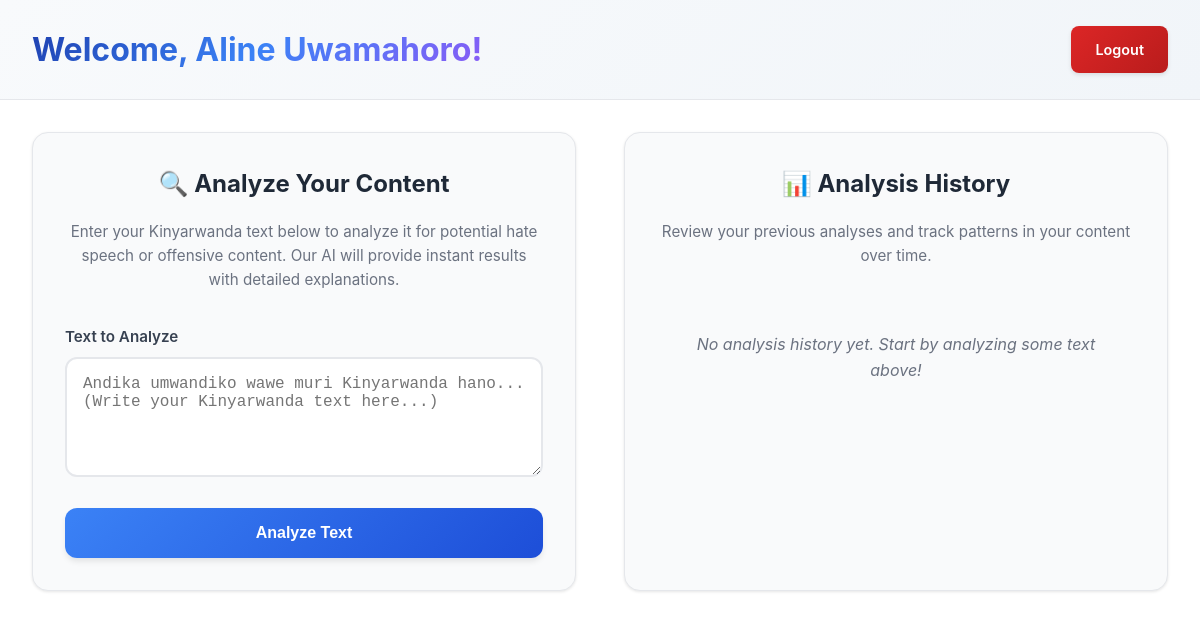
Page /dashboard (signed in) on the earlier database version.
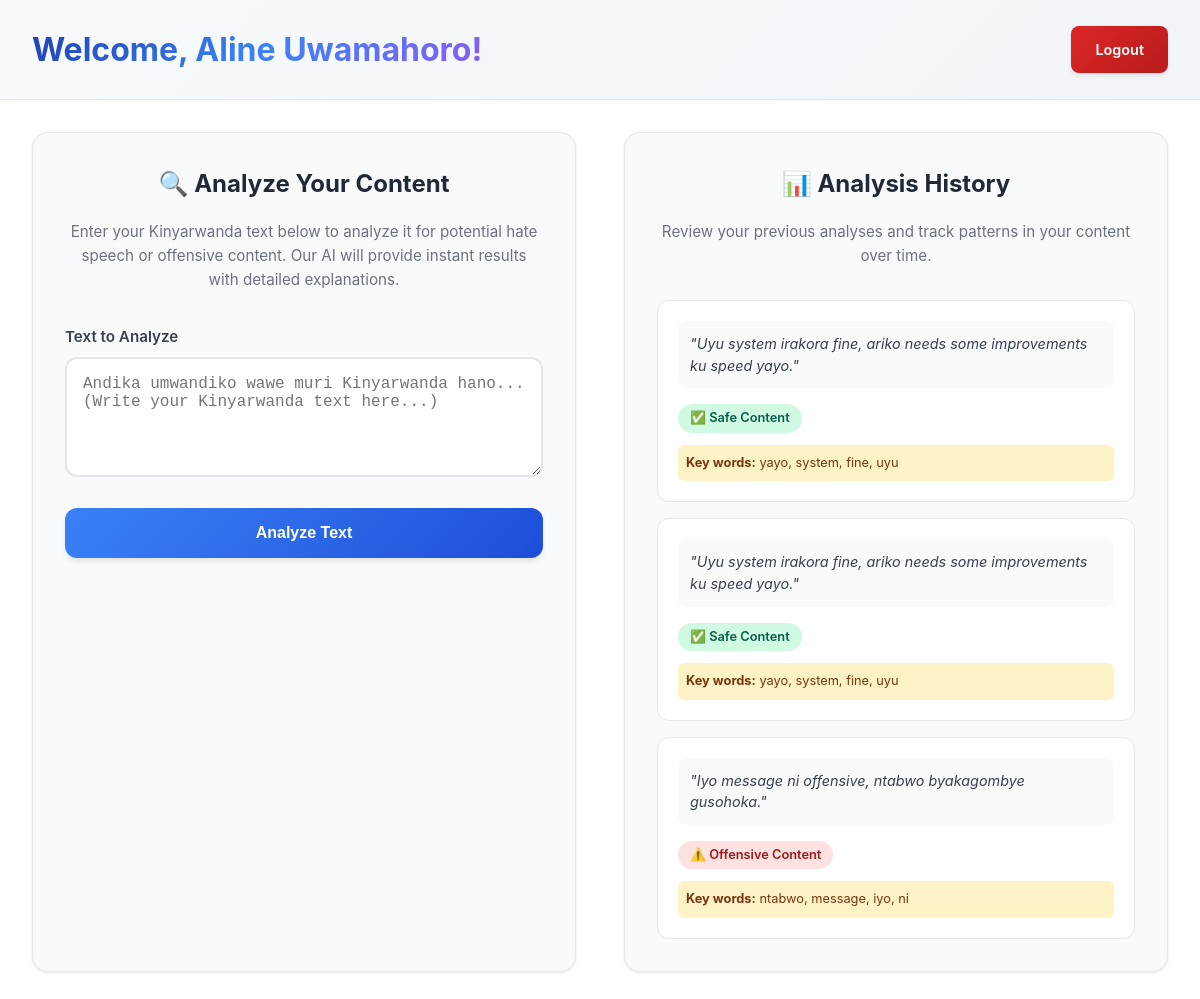
Same page on the later database version.
### app.py (models this page shows)
class User(UserMixin, db.Model):
    id = db.Column(db.Integer, primary_key=True)
    full_name = db.Column(db.String(100), nullable=False)
    username = db.Column(db.String(100), unique=True, nullable=False)
    email = db.Column(db.String(120), unique=True, nullable=False)
    password_hash = db.Column(db.String(200), nullable=False)
    is_verified = db.Column(db.Boolean, default=False)
    verification_code = db.Column(db.String(10), nullable=True)
    role = db.Column(db.String(20), default="user")

class AnalysisHistory(db.Model):
    id = db.Column(db.Integer, primary_key=True)
    user_id = db.Column(db.Integer, db.ForeignKey('user.id'))
    tweet_text = db.Column(db.Text, nullable=False)
    predicted_label = db.Column(db.String(50))
    explanation_words = db.Column(db.String(300))
    timestamp = db.Column(db.DateTime, default=datetime.utcnow)

### app.py (the view, shortened to what this page needs)
@app.route('/dashboard', methods=['GET', 'POST'])
@login_required
def dashboard():
    if current_user.role != "user":
        return redirect(url_for('moderator_dashboard'))
    result, explanation_words, raw_text = None, [], ""
    history = AnalysisHistory.query.filter_by(user_id=current_user.id).order_by(AnalysisHistory.timestamp.desc()).all()
    return render_template("dashboard.html", result=result, text=raw_text, explanation=explanation_words, history=history)

### app.py (called while the page is built)
@login_manager.user_loader
def load_user(user_id):
    return db.session.get(User, int(user_id))

@app.before_request
def rate_limit():
    if current_user.is_authenticated:
        uid = current_user.id
        now = time.time()
        window = 60
        max_requests = 10
        timestamps = user_last_requests.get(uid, [])
        timestamps = [t for t in timestamps if now - t < window]
        if len(timestamps) >= max_requests:
            abort(429, description="Rate limit exceeded. Try again shortly.")
        timestamps.append(now)
        user_last_requests[uid] = timestamps

### templates/dashboard.html (shortened to what this page needs)
<!DOCTYPE html>
<html lang="en">
<head>
</head>
<body>
  <div class="header">
    <div class="container">
      <div class="header-content">
        <h1 class="welcome-text">Welcome, {{ current_user.full_name }}!</h1>
        <a href="{{ url_for('logout') }}" class="logout-btn">Logout</a>
      </div>
    </div>
  </div>
  <div class="container">
    <div class="main-content">
      <div class="analysis-section">
        <h2 class="section-title">🔍 Analyze Your Content</h2>
        <p class="section-description">
          Enter your Kinyarwanda text below to analyze it for potential hate speech or offensive content.
          Our AI will provide instant results with detailed explanations.
        </p>
        <form method="POST" id="analysisForm">
          <div class="form-group">
            <label for="text" class="form-label">Text to Analyze</label>
            <textarea
              name="tweet"
              id="text"
              class="form-textarea"
              placeholder="Andika umwandiko wawe muri Kinyarwanda hano... (Write your Kinyarwanda text here...)"
              required
            >{{ tweet }}</textarea>
          </div>
          <button type="submit" class="analyze-btn" id="analyzeBtn">
            <span id="btnText">Analyze Text</span>
          </button>
        </form>
      </div>
      <div class="history-section">
        <h2 class="section-title">📊 Analysis History</h2>
        <p class="section-description">
          Review your previous analyses and track patterns in your content over time.
        </p>
        <div class="history-grid">
          {% if history %}
            {% for item in history %}
            <div class="history-item">
              <div class="history-text">
                "{{ item.tweet_text }}"
              </div>
              <div class="history-result">
                <span class="history-label {{ 'label-safe' if item.predicted_label == 'normal' else 'label-flagged' }}">
                  {% if item.predicted_label == 'normal' %}
                    ✅ Safe Content
                  {% elif item.predicted_label == 'offensive' %}
                    ⚠️ Offensive Content
                  {% elif item.predicted_label == 'hate' %}
                    🚫 Hate Speech Detected
                  {% else %}
                    ⚠️ {{ item.predicted_label|title }}
                  {% endif %}
                </span>
              </div>
              {% if item.explanation_words %}
              <div class="history-explanation">
                <strong>Key words:</strong> {{ item.explanation_words }}
              </div>
              {% endif %}
            </div>
            {% endfor %}
          {% else %}
          <div class="no-history">
            <p>No analysis history yet. Start by analyzing some text above!</p>
          </div>
          {% endif %}
        </div>
      </div>
    </div>
  </div>
</body>
</html>

### templates/dashboard.html (style rules this page uses)
* { margin: 0; padding: 0; box-sizing: border-box; }
body { font-family: -apple-system, BlinkMacSystemFont, 'Segoe UI', Roboto, sans-serif; line-height: 1.6; color: #1f2937; background: #ffffff; min-height: 100vh; }
.container { max-width: 1200px; margin: 0 auto; padding: 0 1rem; }
@media (min-width: 640px) { .container { padding: 0 2rem; } }
.header { background: linear-gradient(135deg, #f8fafc 0%, #f1f5f9 100%); padding: 1.5rem 0; border-bottom: 1px solid #e5e7eb; margin-bottom: 2rem; }
.header-content { display: flex; justify-content: space-between; align-items: center; flex-wrap: wrap; gap: 1rem; }
.welcome-text { font-size: 1.5rem; font-weight: 700; background: linear-gradient(135deg, #1e40af 0%, #3b82f6 50%, #8b5cf6 100%); -webkit-background-clip: text; -webkit-text-fill-color: transparent; background-clip: text; }
@media (min-width: 640px) { .welcome-text { font-size: 2rem; } }
.logout-btn { display: inline-block; padding: 0.75rem 1.5rem; background: linear-gradient(135deg, #dc2626 0%, #b91c1c 100%); color: white; text-decoration: none; border-radius: 8px; font-weight: 600; font-size: 0.9rem; transition: all 0.3s ease; box-shadow: 0 2px 4px rgba(0, 0, 0, 0.1); }
.main-content { display: grid; gap: 2rem; margin-bottom: 3rem; }
@media (min-width: 1024px) { .main-content { grid-template-columns: 1fr 1fr; gap: 3rem; } }
.analysis-section { background: #f9fafb; padding: 2rem; border-radius: 16px; border: 1px solid #e5e7eb; box-shadow: 0 1px 3px rgba(0, 0, 0, 0.1); }
.section-title { font-size: 1.5rem; font-weight: 700; margin-bottom: 1rem; color: #1f2937; text-align: center; }
.section-description { color: #6b7280; margin-bottom: 2rem; text-align: center; font-size: 0.95rem; line-height: 1.6; }
.form-group { margin-bottom: 1.5rem; }
.form-label { display: block; margin-bottom: 0.5rem; font-weight: 600; font-size: 0.95rem; color: #374151; }
.form-textarea { width: 100%; min-height: 120px; padding: 1rem; border: 2px solid #e5e7eb; border-radius: 12px; font-size: 1rem; resize: vertical; transition: border-color 0.3s ease; background: white; }
.analyze-btn { width: 100%; padding: 1rem 2rem; background: linear-gradient(135deg, #3b82f6 0%, #1d4ed8 100%); color: white; border: none; border-radius: 12px; font-weight: 600; font-size: 1rem; cursor: pointer; transition: all 0.3s ease; box-shadow: 0 4px 6px -1px rgba(0, 0, 0, 0.1); }
.history-section { background: #f9fafb; padding: 2rem; border-radius: 16px; border: 1px solid #e5e7eb; box-shadow: 0 1px 3px rgba(0, 0, 0, 0.1); }
.history-grid { display: grid; gap: 1rem; margin-top: 1.5rem; }
.history-item { background: white; padding: 1.25rem; border-radius: 12px; border: 1px solid #e5e7eb; transition: all 0.3s ease; }
.history-text { font-style: italic; color: #374151; margin-bottom: 1rem; padding: 0.75rem; background: #f9fafb; border-radius: 8px; font-size: 0.9rem; line-height: 1.5; }
.history-result { display: flex; align-items: center; justify-content: space-between; flex-wrap: wrap; gap: 0.5rem; font-size: 0.9rem; }
.history-label { font-weight: 600; padding: 0.25rem 0.75rem; border-radius: 20px; font-size: 0.8rem; }
.label-safe { background: #d1fae5; color: #065f46; }
.label-flagged { background: #fee2e2; color: #991b1b; }
.history-explanation { margin-top: 0.75rem; padding: 0.5rem; background: #fef3c7; border-radius: 6px; font-size: 0.8rem; color: #78350f; }
.history-item { animation: fadeIn 0.3s ease-out; }

Differences in the rows shown:
added AnalysisHistory: tweet_text "Uyu system irakora fine, ariko needs some improvements ku speed yayo.", predicted_label "✅ Safe Content", explanation_words "yayo, system, fine, uyu"
added AnalysisHistory: tweet_text "Uyu system irakora fine, ariko needs some improvements ku speed yayo.", predicted_label "✅ Safe Content", explanation_words "yayo, system, fine, uyu"
added AnalysisHistory: tweet_text "Iyo message ni offensive, ntabwo byakagombye gusohoka.", predicted_label "⚠️ Offensive Content", explanation_words "ntabwo, message, iyo, ni"
Other differences:
text no longer shown: "No analysis history yet. Start by analyzing some text above!"
